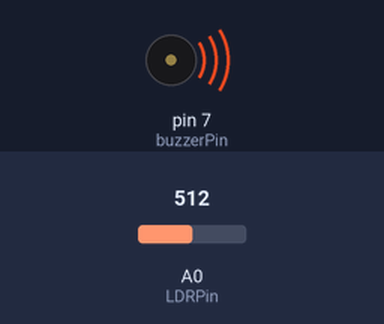
Bench run of a sketch on a simulated Arduino Uno, built with avr-gcc and run on an emulated ATmega328P. On the bench: buzzer (waves = sounding). The test bench sets the inputs (shaded band); at power-on: A0 (LDRPin) = 512.

Above: at 0.1 s.
Timing chart, 0 to 1.6 s (numbered marks = the images above):
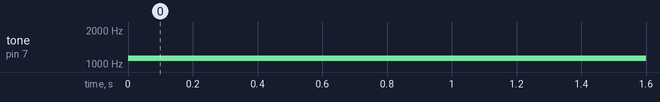

Measured:
- by itself, tone on pin 7 (buzzerPin): silent → 1128 Hz at 0.00 s

The sketch:

ipektereminses.ino
```cpp
int buzzerPin = 7;
int LDRPin = 0;

void setup()
{
}

void loop()
{
  int deger = analogRead(LDRPin);
  int pitch = 1000 + deger / 4;
  tone(buzzerPin, pitch);
}
```
